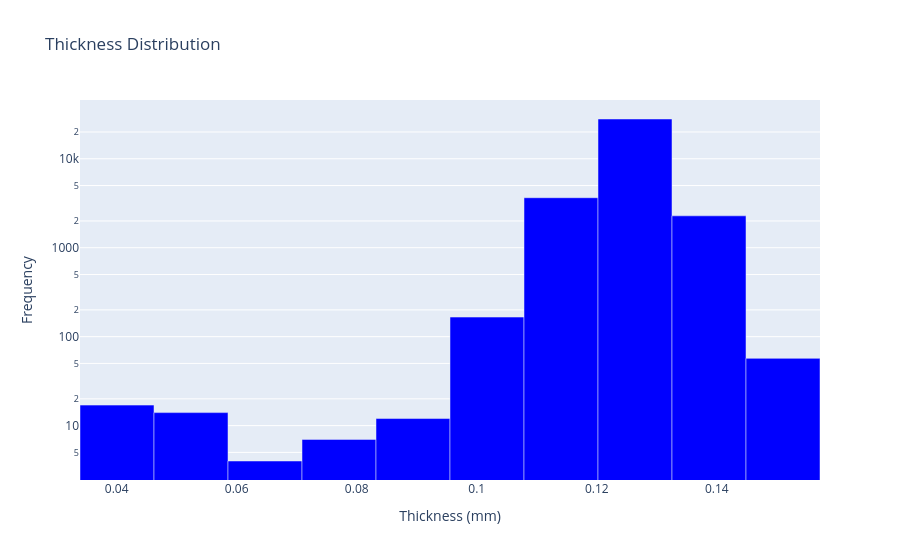

The code cell stored with this chart in its notebook:
### Code cell
all_thickness = np.array(all_thickness)
min_thickness = np.min(all_thickness)
max_thickness = np.max(all_thickness)
# subdivide the range into 10 bins
bins = np.linspace(min_thickness, max_thickness, 11)
hist, bin_edges = np.histogram(all_thickness, bins=bins)
# create a bar plot with logarighmic y-axis
hist = go.Figure(data=[go.Bar(x=bin_edges[:-1], y=hist, width=np.diff(bin_edges), marker_color='blue')])
hist.update_yaxes(type='log')
hist.update_layout(
    title='Thickness Distribution',
    xaxis_title='Thickness (mm)',
    yaxis_title='Frequency',
    bargap=0.1,
)
hist.show()

### Figure 1 — Plotly figure (JSON) as saved in the notebook; plotly's stock layout.template omitted (floating-point values rounded to 4 significant figures)
{"data": [{"marker": {"color": "blue"}, "type": "bar", "width": [0.01233, 0.01233, 0.01233, 0.01233, 0.01233, 0.01233, 0.01233, 0.01233, 0.01233, 0.01233], "x": [0.04006, 0.05239, 0.06472, 0.07705, 0.08938, 0.1017, 0.114, 0.1264, 0.1387, 0.151], "y": [17, 14, 4, 7, 12, 166, 3647, 27994, 2282, 57]}], "layout": {"bargap": 0.1, "title": {"text": "Thickness Distribution"}, "xaxis": {"title": {"text": "Thickness (mm)"}}, "yaxis": {"title": {"text": "Frequency"}, "type": "log"}}}
